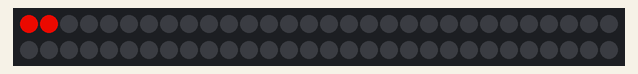
Recording of a sketch running on a simulated Arduino Uno, built for the host (arithmetic inside an expression is 32-bit, double 64-bit). Parts: 60 RGB LEDs in strip order, left to right, continuing on the next row. Dim RGB values are drawn brighter than linear; what the sketch prints to the serial monitor is not drawn.

Above: at 0.15 s.
At 5.29 s:
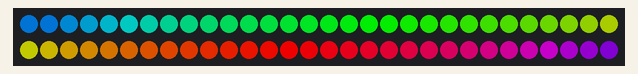
At 9.83 s:
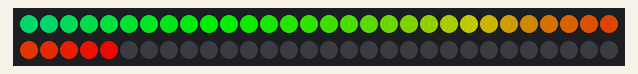
At 19.82 s:
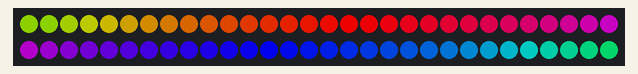
At 29.8 s:
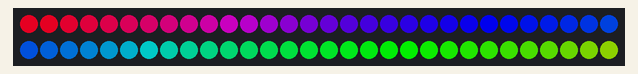
At 39.78 s:
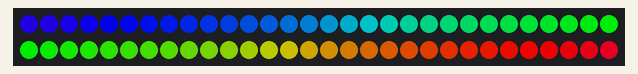

The sketch:

LedThing2.ino
```cpp
#include <Adafruit_NeoPixel.h>
#define PIN 6
#define led_no 60

// Parameter 1 = number of pixels in strip
// Parameter 2 = pin number (most are valid)
// Parameter 3 = pixel type flags, add together as needed:
//   NEO_KHZ800  800 KHz bitstream (most NeoPixel products w/WS2812 LEDs)
//   NEO_KHZ400  400 KHz (classic 'v1' (not v2) FLORA pixels, WS2811 drivers)
//   NEO_GRB     Pixels are wired for GRB bitstream (most NeoPixel products)
//   NEO_RGB     Pixels are wired for RGB bitstream (v1 FLORA pixels, not v2)
Adafruit_NeoPixel strip = Adafruit_NeoPixel(60, PIN, NEO_GRB + NEO_KHZ800);
int led_array [led_no][3];
int r;
int g;
int b;

void movelong() {

}

void setup() {
  strip.begin();
  strip.show(); // Initialize all pixels to 'off'
  strip.setBrightness(25544);
  Serial.begin(9600);
}


int whip(int r,int g,int b) {
  for (int n=1; n<led_no; n++)
  {
    strip.setPixelColor(n, r, g, b);
    strip.show();
    delay(1);
    Serial.print("on loop");
  }
}

void writetopixel(){
  for (int n=0; n<led_no; n++)
  {
   strip.setPixelColor(n,led_array[n][0] ,led_array[n][1], led_array[n][2]);
  }
  strip.show();
  }

void shift(){
  for (int n=led_no; n>0; n--)
  {
      led_array[n][1]= led_array[n-1][1];
      led_array[n][2]= led_array[n-1][2];
      led_array[n][0] = led_array[n-1][0];
  }
}

void hue(int h)//max  for h  =  768  120 r,g,b
{
  if (h < 256)
  {
    r = h;
    g = 255 - h;
    b = 0;
  }
  else if (h > 255 && h < 512)
  {
   h = h-255;
   b = h;
   r = 255-(h);
   g = 0 ;
  }
  else if (h > 511 )
  {
   h = h-511;
   g = h;
   b = 255-(h);
   r = 0 ;
  }

}


void loop() {
  // put your main code here, to run repeatedly:


  for (int n=0; n<led_no; n++)
  {
      led_array[n][1]= 0;
      led_array[n][2]= 0;
      led_array[n][0] = 0;
  }
  writetopixel();
  for (int n=1; n<768; n++)
  {
    hue((n*10)%768);
    led_array[0][1]= r;
    led_array[0][2]= b;
    led_array[0][0] = g;
    shift();
    writetopixel();
    delay(10);
  }
  Serial.print("ok");
  /*
  whip(255,0,0);
  whip(0,255,0);
  whip(0,255,255);
  */


}
```
